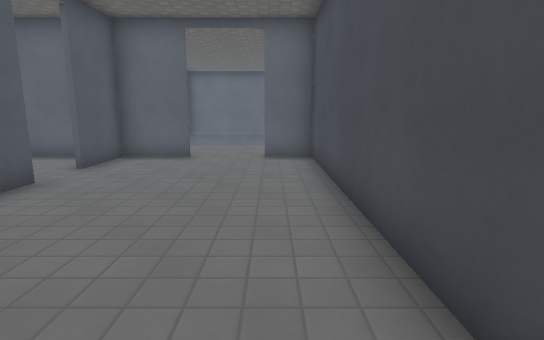
View 1 (above)

20 first-person views from a walk through a level from a Godot 3-D game. The camera is 1.3 m above the floor, tilts 10° down and sees 80° across. The floor is counted in squares, 1 m on a side. Each view is taken from the middle of a square. On the plan, view 1 faces up. The plan holds only what a view shows up to about 14 squares ahead; the rest is blank. The place goes on beyond the plan. Characters and animated objects are not drawn. Surface patterns are stand-ins for the level's own textures.

View 2
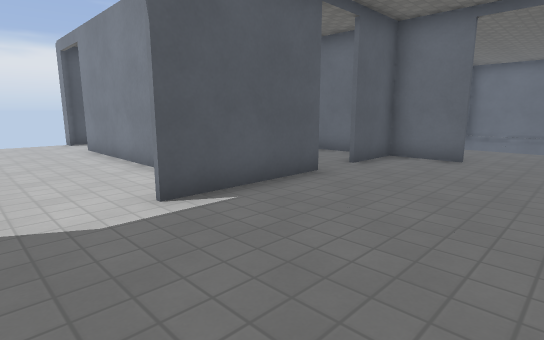

View 3
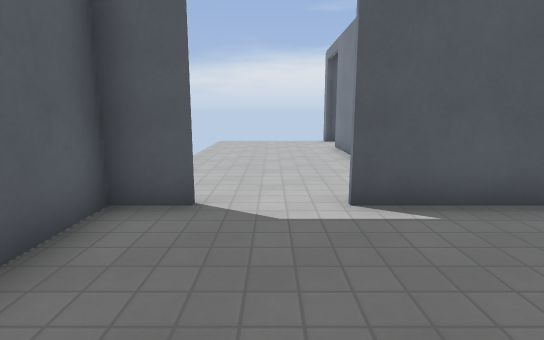

View 4
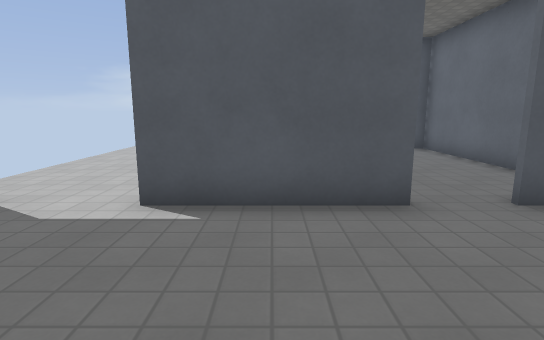

View 5
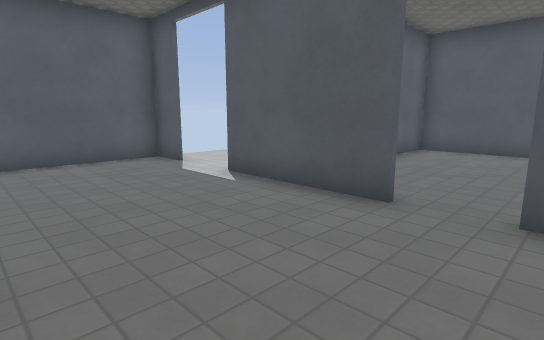

View 6
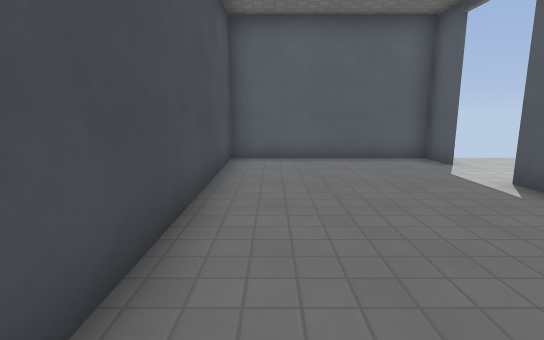

View 7
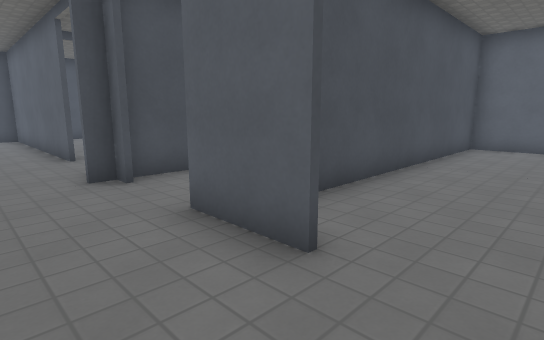

View 8
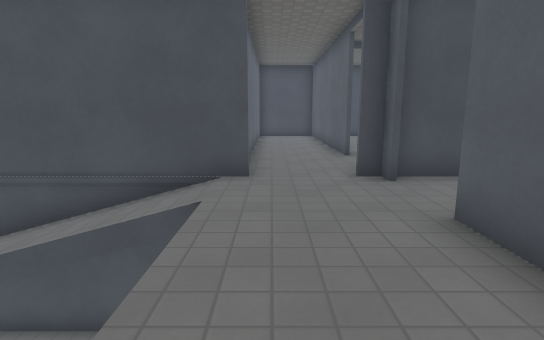

View 9
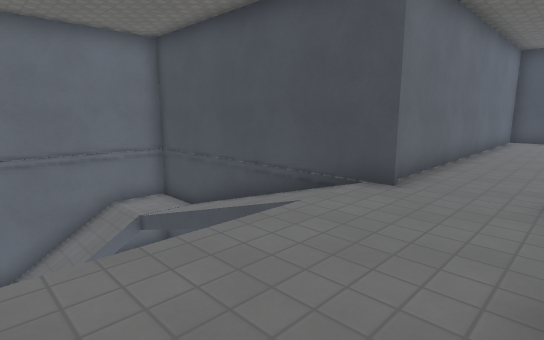

View 10
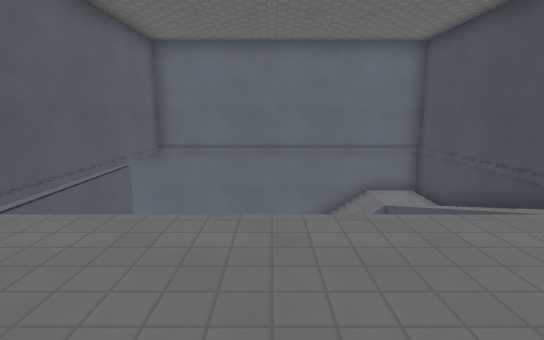

View 11
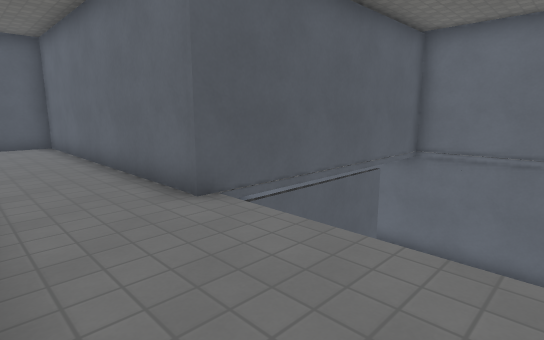

View 12
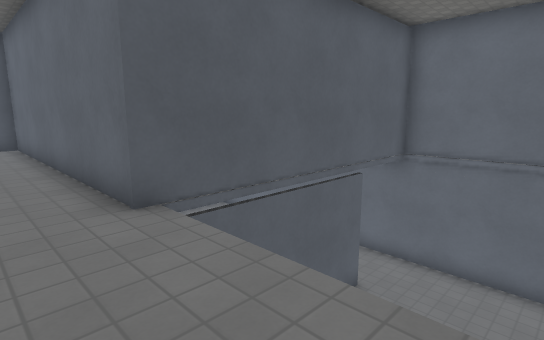

View 13
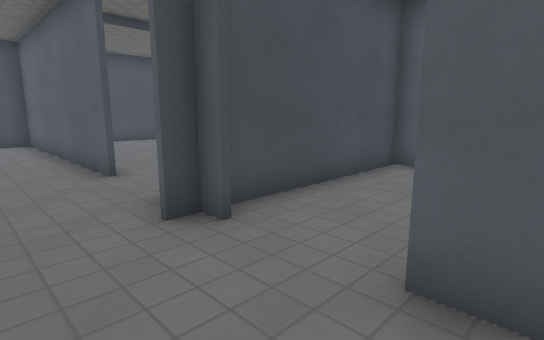

View 14
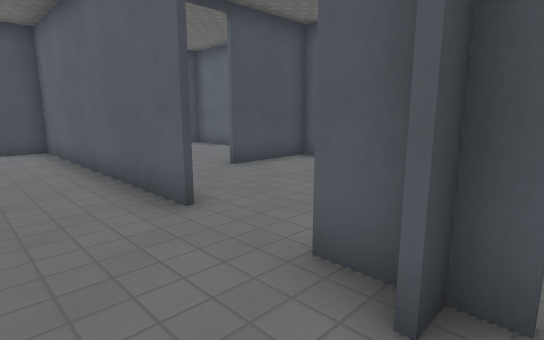

View 15
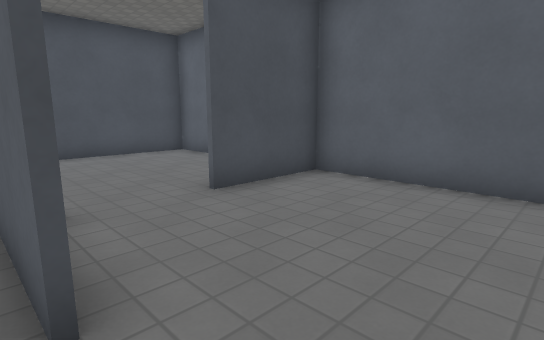

View 16
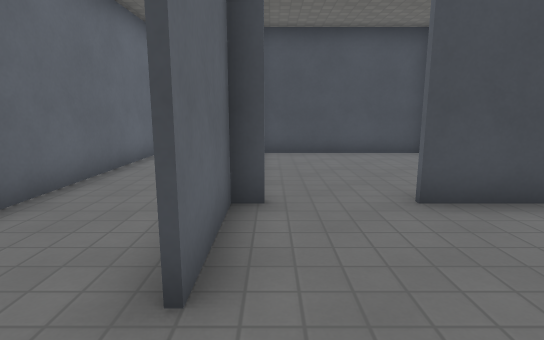

View 17
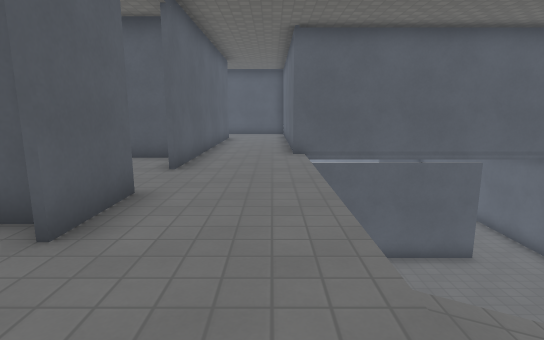

View 18
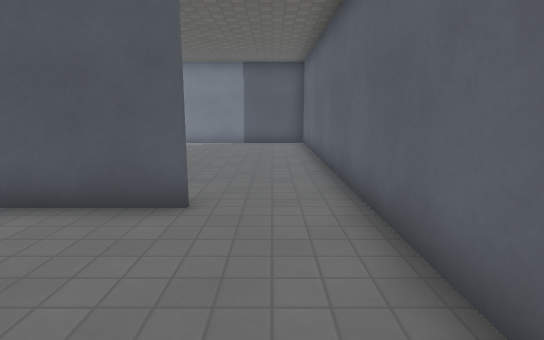

View 19
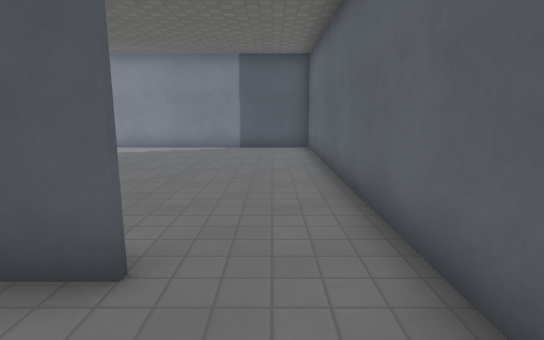

View 20
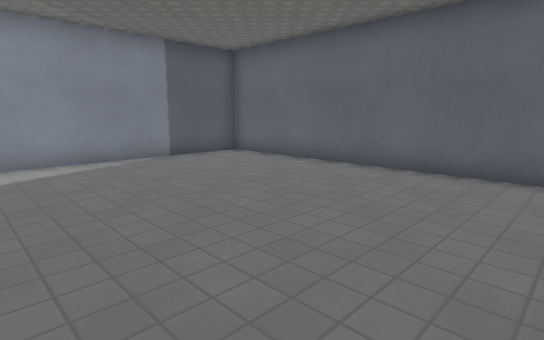

### Floor plan
Key: @ floor where view 1 was taken; # wall or solid block; . main floor; - floor 1.75 m lower than the main floor; _ floor 3.5 m lower than the main floor; / step, stairs or slope; v drop or lower ground.
Columns run from 15 left of view 1 to 17 right of it. Each row starts with its distance up from view 1.
 22  #################
 21 #______________///###
 20 #______________///--#
 19 #_____________  __//#
 18 #_________#___    //#
 17 #_________#__     //#
 16 #_________#__     //#
 15 #________ #       //#
 14 #  _____ _#       //#
 13 # _########......//.############v
 12 #...............................#
 11 #...............................#
 10    ##########..##...#..#########v
  9    #......#.....#...#...........#
  8    # .....#.....#...#...........#
  7    #............# ..#...........#
  6    #............# ..#.....#.....#
  5    #......#.....#  .#.....# ....#
  4 #. #####  #.....#  ########   ##v
  3 ..........#.....#
  2 ................#
  1 ................#
  0  ..............@#
 -1  .........#.....#
 -2            #####

Positions as (right, up) in squares from view 1, and headings:
1: (0, 0), facing up
2: (0, 0), facing up-left
3: (0, 1), facing left
4: (0, 4), facing left
5: (0, 8), facing down-left
6: (0, 8), facing down
7: (-2, 12), facing down-right
8: (-2, 12), facing right
9: (-1, 10), facing up-right
10: (-1, 9), facing up
11: (-1, 10), facing up-left
12: (-1, 11), facing up-left
13: (1, 12), facing down-right
14: (4, 12), facing down-right
15: (6, 10), facing down-right
16: (6, 9), facing right
17: (5, 12), facing left
18: (-1, 20), facing left
19: (-3, 20), facing left
20: (-6, 14), facing up-left
